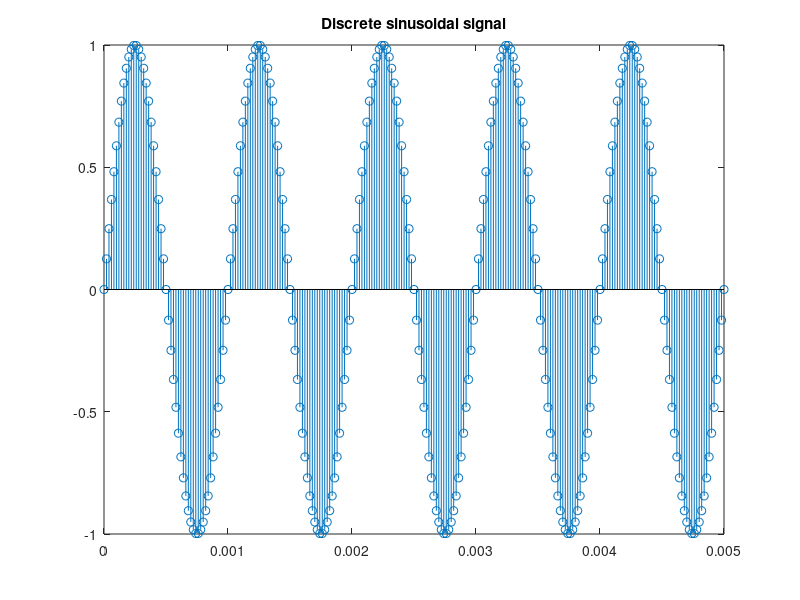

Write the MATLAB code that produced this figure. (Note: this script raises an error after producing the figure.)
fs=50000;
f=1000;
sRate=1/fs;
Cycle=1/f;
t=0:sRate:5*Cycle;
x=sin(2*pi*f*t);
stem(t,x)
title('Discrete sinusoidal signal')
xlabel(Time(x));
ylabel(Amplitude);